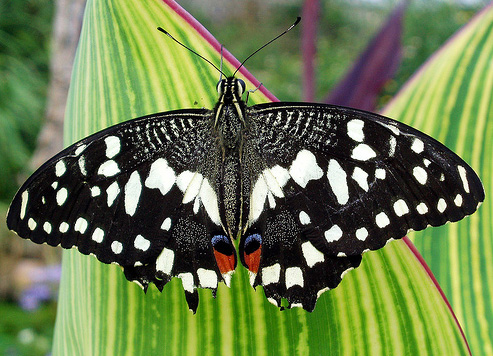
%> input picture assignments/assignment2/data/butterfly.jpg, 493 x 356 px
$ octave DoG.m   (GNU Octave 9; MATLAB toolbox functions it lacks are replaced by stand-ins)
%> lines starting %> are read from the running program, lines starting %| are printed output that depends on the picture
% Assignment 2: Blob Detection using Scale-space
% Zhenye Na (zna2)
% 3/6/2018

% img filename: butterfly.jpg, einstein.jpg, fishes.jpg, flower.jpg
% frog.jpg, gta5.jpg, sunflowers.jpg, tnj.jpg, music.jpg

% Turn off this warning "Warning: Image is too big to fit on screen; displaying at 33% "
% To set the warning state, you must first know the message identifier for the one warning you want to enable.
% Query the last warning to acquire the identifier.  For example:
% warnStruct = warning('query', 'last');
% msgid_integerCat = warnStruct.identifier
% MATLAB:concatenation:integerInteraction
warning('off', 'Images:initSize:adjustingMag');

% clear all
% Read in image and convert to double and then grayscale
img = imread('../data/butterfly.jpg');
%> img is the input picture: size 356x493x3 uint8; mean R, G, B 106.9, 123.5, 76.9
img = rgb2gray(img);
%> img: size 356x493 uint8
img = im2double(img);
%> img: size 356x493 double

% Parameters initialization
% Image size
[h, w] = size(img);
%> h = 356; w = 493
% Define threshold
threshold = 0.9;
% Increasing factor of k
k = sqrt(2);
% Define number of iterations
levels = 4;
octave = 3;
% Define parameters for LoG
initial_sigma = 2;
sigma = 2;


tic
% First octave, original image size
scale_space_temp = zeros(h, w ,levels);
img_octave_1 = img;
for i = 1:levels
    filter = fspecial('gaussian', [3 3], sigma);
    filter_response = (imfilter(img_octave_1, filter, 'same', 'replicate')).^2;
    scale_space_temp(:,:,i) = filter_response;
    sigma = sigma * k;
end
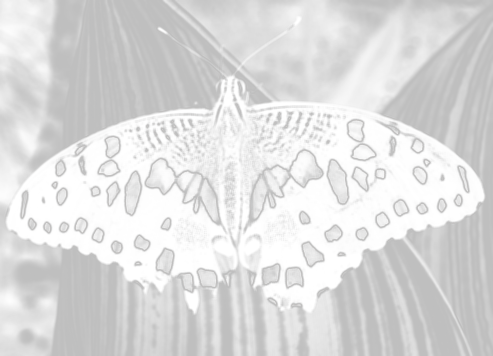
%> scale_space_temp: size 356x493x4 double; mean R, G, B, A 0.265, 0.264, 0.264, 0.264; transparent parts drawn white
%> after the loop, sigma = 8

scale_space_1 = zeros(h, w, levels-1);
for i = 2:levels
    % Substract the previous octave
    scale_space_1(:,:,i-1) = scale_space_temp(:,:,i) - scale_space_temp(:,:,i-1);
end
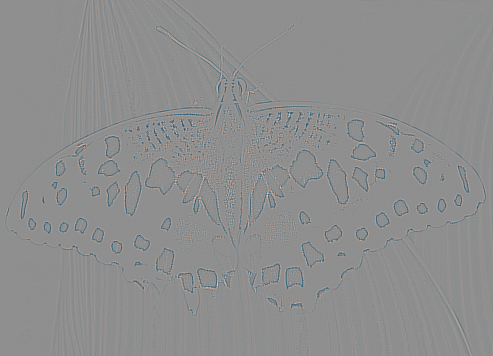
%> scale_space_1: size 356x493x3 double; mean R, G, B -9.78e-05, -4.71e-05, -2.31e-05; drawn with min black and max white


sigma = initial_sigma * k^2;
% Second octave, original image size
img_octave_2 = imresize(img, 0.5);
scale_space_temp = zeros(size(img_octave_2, 1), size(img_octave_2, 2) ,levels);
for i = 1:levels
    filter = fspecial('gaussian', [3 3], sigma);
    filter_response = (imfilter(img_octave_2, filter, 'same', 'replicate')).^2;
    scale_space_temp(:,:,i) = (sigma^2) * filter_response;
    sigma = sigma * k;
end
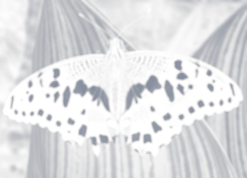
%> scale_space_temp: size 178x247x4 double; mean R, G, B, A 4.1, 8.2, 16.4, 32.8; transparent parts drawn white
%> after the loop, sigma = 16

scale_space_2 = zeros(size(img_octave_2, 1), size(img_octave_2, 2) ,levels-1);
for i = 2:levels
    % Substract the previous octave
    scale_space_2(:,:,i-1) = scale_space_temp(:,:,i) - scale_space_temp(:,:,i-1);
end


sigma = initial_sigma * k^4;
% Third octave, original image size
img_octave_3 = imresize(img_octave_2, 0.5);
scale_space_temp = zeros(size(img_octave_3, 1), size(img_octave_3, 2) ,levels);
for i = 1:levels
    filter = fspecial('gaussian', [3 3], sigma);
    filter_response = (imfilter(img_octave_3, filter, 'same', 'replicate')).^2;
    scale_space_temp(:,:,i) = (sigma^2) * filter_response;
    sigma = sigma * k;
end
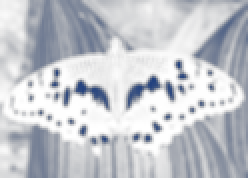
%> scale_space_temp: size 89x124x4 double (shown 2 times larger); mean R, G, B, A 15.6, 31.3, 62.5, 125; transparent parts drawn white
%> after the loop, sigma = 32

scale_space_3 = zeros(size(img_octave_3, 1), size(img_octave_3, 2) ,levels-1);
for i = 2:levels
    % Substract the previous octave
    scale_space_3(:,:,i-1) = scale_space_temp(:,:,i) - scale_space_temp(:,:,i-1);
end
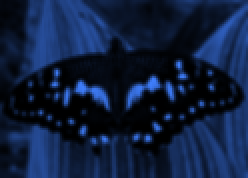
%> scale_space_3: size 89x124x3 double (shown 2 times larger); mean R, G, B 15.6, 31.3, 62.5; drawn with min black and max white
toc


% Scale_space resize to oringinal image
for i = 1:size(scale_space_2, 3)
    temp2 = imresize(scale_space_2(:,:,i), [size(scale_space_1,1),size(scale_space_1,2)]);
end

for i = 1:size(scale_space_3, 3)
    temp3 = imresize(scale_space_3(:,:,i), [size(scale_space_1,1),size(scale_space_1,2)]);
end


diffSpace = cat(3, scale_space_1, temp2, temp3);


for i = 1:size(diffSpace,3)
    ord = ordfilt2(diffSpace(:,:,i), 9, ones(3));
    diffSpace(:,:,i) = diffSpace(:,:,i) .* (ord == diffSpace(:,:,i));
    %Apply threshold in each 2D slice.
    temp = diffSpace(:,:,i);
    temp(temp < threshold) = 0;
    diffSpace(:,:,i) = temp;
end
%> this loop made 5 passes
%> pass 1, `ord = ordfilt2(diffSpace(:,:,i), 9, ones(3));`:
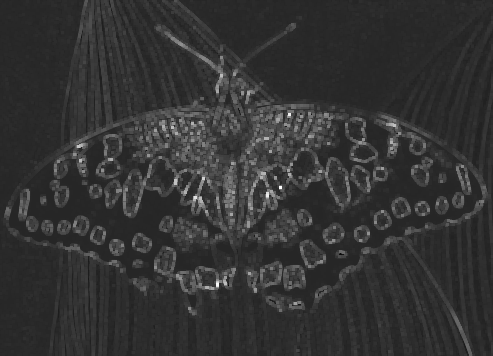
%> ord: size 356x493 double; min -0.00183, max 0.0104, mean 0.000662; drawn with min black and max white
%> after the loop:
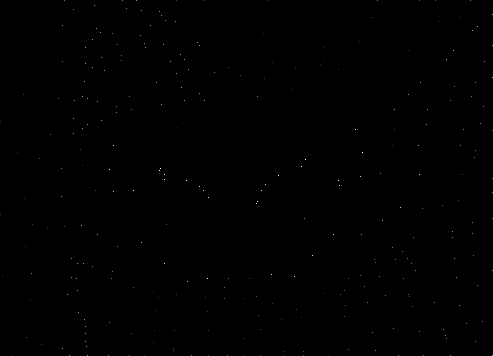
%> temp: size 356x493 double; min 0, max 263.2, mean 0.2; drawn with min black and max white


% % Perform Nonmaxima Suppression in octaves
survival_space = imregionalmax(diffSpace,26);


cx = [];
cy = [];
rads = [];
for i = 1:size(survival_space,3)
    [c, r] = find(survival_space(:,:,i));

    if i >= 1 && i <= 3
        rad = sqrt(2)^(i-1) * initial_sigma  .* ones(size(r,1),1);
        cy = [cy;r];
        cx = [cx;c];
        rads = [rads;rad];

    elseif i > 3 && i <= 6
        rad = sqrt(2)^(i-4) * initial_sigma * sqrt(2)  .* ones(size(r,1),1);
        cy = [cy;r];
        cx = [cx;c];
        rads = [rads;rad];
    else
        rad = sqrt(2)^(i-7) * initial_sigma * 2  .* ones(size(r,1),1);
        cy = [cy;r];
        cx = [cx;c];
        rads = [rads;rad];
    end
end
%> after the loop, cx = 1267 values, max 356 at index 13, min 1 at index 1, mean 180.5; cy = 1267 values, max 493 at index 873, min 1 at index 1, mean 252.7; rad = 386 values from 4 to 4; rads = 1267 values from 2.83 to 4


%
show_all_circles(img, cy, cx, rads, threshold, initial_sigma, k);
%> (this line was passed over: show_all_circles is not available in this run)

$ run again, with assignments/assignment2/data/einstein.jpg copied over assignments/assignment2/data/butterfly.jpg
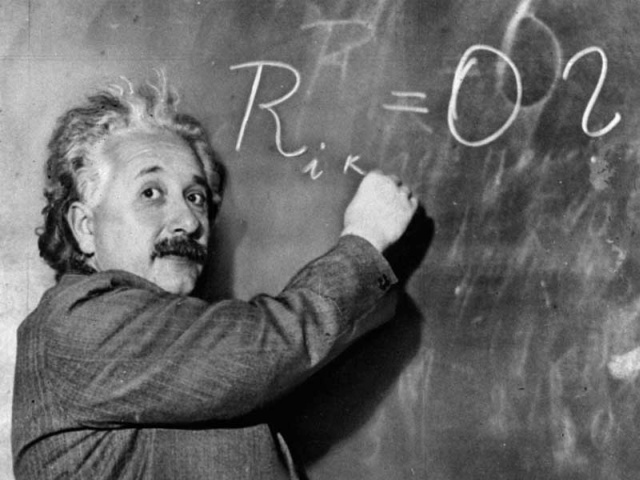
%> input picture assignments/assignment2/data/einstein.jpg, 640 x 480 px
%> img is the input picture: size 480x640x3 uint8; min 0, max 255, mean 104.2
%> after the loop `for i = 1:levels`: sigma = 8
%> after the loop `for i = 1:levels`: sigma = 16
%> after the loop `for i = 1:levels`:
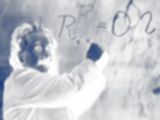
%> scale_space_temp: size 120x160x4 double; mean R, G, B, A 12.5, 25, 50, 100.1; transparent parts drawn white
%> after the loop `for i = 1:levels`: sigma = 32
%> after the loop `for i = 1:size(diffSpace,3)`:
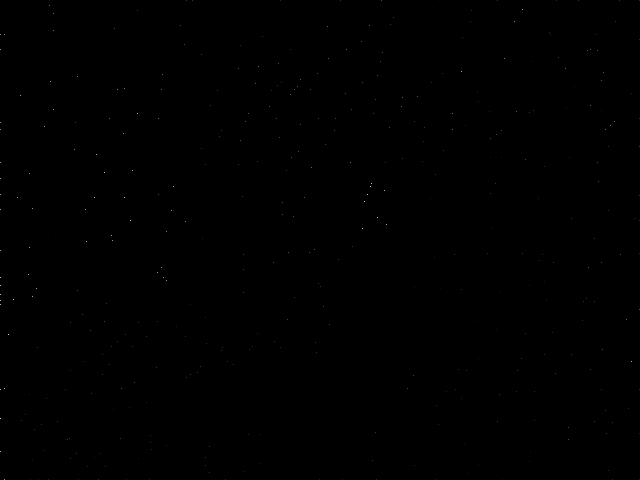
%> temp: size 480x640 double; min 0, max 215.6, mean 0.1
%> the loop `for i = 1:size(survival_space,3)` made 5 passes
%> after the loop `for i = 1:size(survival_space,3)`: cx = 1785 values, max 480 at index 70, min 1 at index 30, mean 240.7; cy = 1785 values, max 640 at index 1355, min 1 at index 1, mean 306.7; rad = 415 values from 4 to 4; rads = 1785 values from 2.83 to 4
